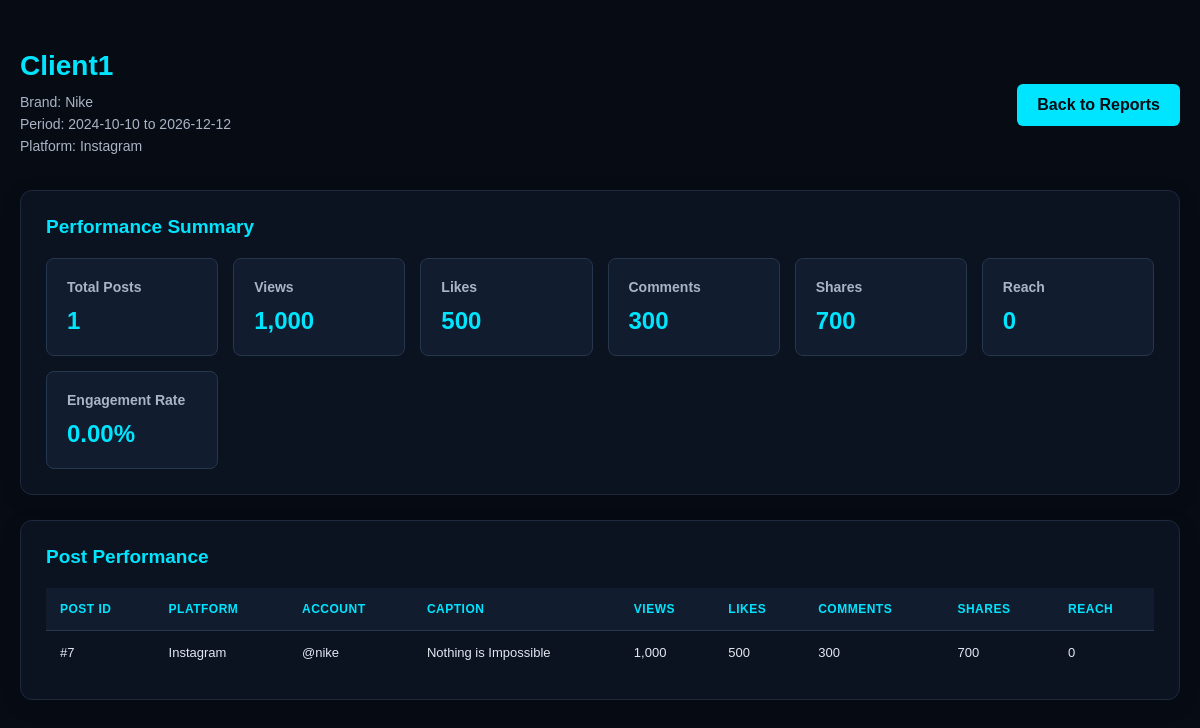
Screenshot of /public/reports/view.php?id=2 (signed in) with the database file from the repository.
### tables this page shows
CREATE TABLE `reports` (
  `report_id` int NOT NULL AUTO_INCREMENT,
  `brand_id` int NOT NULL,
  `created_by` int NOT NULL,
  `report_name` varchar(150) NOT NULL,
  `start_date` date DEFAULT NULL,
  `end_date` date DEFAULT NULL,
  `platform` enum('Instagram','Facebook','All') DEFAULT 'All',
  `created_at` timestamp NULL DEFAULT CURRENT_TIMESTAMP,
  PRIMARY KEY (`report_id`),
  KEY `brand_id` (`brand_id`),
  KEY `created_by` (`created_by`),
  CONSTRAINT `reports_ibfk_1` FOREIGN KEY (`brand_id`) REFERENCES `brands` (`brand_id`),
  CONSTRAINT `reports_ibfk_2` FOREIGN KEY (`created_by`) REFERENCES `users` (`user_id`)
);

CREATE TABLE `brands` (
  `brand_id` int NOT NULL AUTO_INCREMENT,
  `client_id` int NOT NULL,
  `brand_name` varchar(100) NOT NULL,
  `created_at` timestamp NULL DEFAULT CURRENT_TIMESTAMP,
  PRIMARY KEY (`brand_id`),
  KEY `client_id` (`client_id`),
  CONSTRAINT `brands_ibfk_1` FOREIGN KEY (`client_id`) REFERENCES `clients` (`client_id`)
);

CREATE TABLE `post_metrics` (
  `metric_id` int NOT NULL AUTO_INCREMENT,
  `post_id` int NOT NULL,
  `recorded_at` datetime DEFAULT CURRENT_TIMESTAMP,
  `views` bigint unsigned DEFAULT '0',
  `likes` bigint unsigned DEFAULT '0',
  `comments` bigint unsigned DEFAULT '0',
  `shares` bigint unsigned DEFAULT '0',
  `reach` bigint unsigned DEFAULT '0',
  PRIMARY KEY (`metric_id`),
  KEY `post_id` (`post_id`),
  CONSTRAINT `post_metrics_ibfk_1` FOREIGN KEY (`post_id`) REFERENCES `posts` (`post_id`) ON DELETE CASCADE
);

CREATE TABLE `posts` (
  `post_id` int NOT NULL AUTO_INCREMENT,
  `account_id` int NOT NULL,
  `caption` text,
  `post_type` varchar(50) DEFAULT NULL,
  `published_at` datetime DEFAULT NULL,
  `post_url` varchar(500) DEFAULT NULL,
  PRIMARY KEY (`post_id`),
  KEY `account_id` (`account_id`),
  CONSTRAINT `posts_ibfk_1` FOREIGN KEY (`account_id`) REFERENCES `social_accounts` (`account_id`) ON DELETE CASCADE
);

CREATE TABLE `social_accounts` (
  `account_id` int NOT NULL AUTO_INCREMENT,
  `brand_id` int NOT NULL,
  `platform` enum('Instagram','Facebook') NOT NULL,
  `account_name` varchar(150) NOT NULL,
  `platform_account_id` varchar(150) DEFAULT NULL,
  PRIMARY KEY (`account_id`),
  KEY `brand_id` (`brand_id`),
  CONSTRAINT `social_accounts_ibfk_1` FOREIGN KEY (`brand_id`) REFERENCES `brands` (`brand_id`) ON DELETE CASCADE
);

### public/reports/view.php (the view, shortened to what this page needs)
<?php
require_once '../../config/database.php';
function escape($value)
{
    return htmlspecialchars((string)$value, ENT_QUOTES, 'UTF-8');
}
$reportId = filter_input(INPUT_GET, 'id', FILTER_VALIDATE_INT);
$userId = getUserId();
$userRole = getUserRole();
try {
    if ($userRole === 'Admin') {
        $stmt = $pdo->prepare("
        SELECT r.*, b.brand_name
        FROM reports r
        JOIN brands b ON r.brand_id = b.brand_id
        WHERE r.report_id = ?
    ");
        $stmt->execute([$reportId]);
    } elseif ($userRole === 'Social Media Manager') {
        $stmt = $pdo->prepare("
        SELECT r.*, b.brand_name
        FROM reports r
        JOIN brands b ON r.brand_id = b.brand_id
        JOIN brand_members bm ON bm.brand_id = r.brand_id
        WHERE r.report_id = ?
        AND bm.user_id = ?
    ");
        $stmt->execute([$reportId, $userId]);
    }
    $report = $stmt->fetch(PDO::FETCH_ASSOC);
    $sql = "
        SELECT
            p.post_id,
            p.caption,
            p.post_type,
            p.published_at,
            p.post_url,
            sa.platform,
            sa.account_name,
            pm.views,
            pm.likes,
            pm.comments,
            pm.shares,
            pm.reach,
            pm.recorded_at
        FROM post_metrics pm
        JOIN posts p
            ON pm.post_id = p.post_id
        JOIN social_accounts sa
            ON p.account_id = sa.account_id
        WHERE sa.brand_id = :brand_id
        AND DATE(pm.recorded_at) BETWEEN :start_outer AND :end_outer
        AND (
            :platform_outer = 'All'
            OR sa.platform = :platform_filter
        )
        AND NOT EXISTS (
            SELECT 1
            FROM post_metrics newer
            WHERE newer.post_id = pm.post_id
            AND DATE(newer.recorded_at)
                BETWEEN :start_inner AND :end_inner
            AND (
                newer.recorded_at > pm.recorded_at
                OR (
                    newer.recorded_at = pm.recorded_at
                    AND newer.metric_id > pm.metric_id
                )
            )
        )
        ORDER BY pm.views DESC
    ";
    $stmt = $pdo->prepare($sql);
    $stmt->execute([
        ':brand_id' => $report['brand_id'],
        ':start_outer' => $report['start_date'],
        ':end_outer' => $report['end_date'],
        ':platform_outer' => $report['platform'],
        ':platform_filter' => $report['platform'],
        ':start_inner' => $report['start_date'],
        ':end_inner' => $report['end_date']
    ]);
    $posts = $stmt->fetchAll(PDO::FETCH_ASSOC);
    $totalViews = 0;
    $totalLikes = 0;
    $totalComments = 0;
    $totalShares = 0;
    $totalReach = 0;
    foreach ($posts as $post) {
        $totalViews += (int)$post['views'];
        $totalLikes += (int)$post['likes'];
        $totalComments += (int)$post['comments'];
        $totalShares += (int)$post['shares'];
        $totalReach += (int)$post['reach'];
    }
    $totalEngagements = $totalLikes + $totalComments + $totalShares;
    $engagementRate = $totalReach > 0
        ? ($totalEngagements / $totalReach) * 100
        : 0;
} catch (PDOException $e) {
    error_log($e->getMessage());
    http_response_code(500);
    exit('Unable to load report.');
}
?>
<!DOCTYPE html>
<html lang="en">
<head>
    <link rel="stylesheet" href="../../assets/css/dashboard.css">
    <link rel="stylesheet" href="../../assets/css/reports.css">
</head>
<body>
    <div class="reports-container">
        <div class="reports-header">
            <div>
                <h1><?= escape($report['report_name']) ?></h1>
                <p>
                    Brand: <?= escape($report['brand_name']) ?>
                </p>
                <p>
                    Period:
                    <?= escape($report['start_date']) ?>
                    to
                    <?= escape($report['end_date']) ?>
                </p>
                <p>
                    Platform: <?= escape($report['platform']) ?>
                </p>
            </div>
            <a href="../reports.php" class="back-btn">
                Back to Reports
            </a>
        </div>
        <div class="report-card">
            <h2>Performance Summary</h2>
            <div class="report-summary">
                <div class="summary-item">
                    <h3>Total Posts</h3>
                    <p><?= count($posts) ?></p>
                </div>
                <div class="summary-item">
                    <h3>Views</h3>
                    <p><?= number_format($totalViews) ?></p>
                </div>
                <div class="summary-item">
                    <h3>Likes</h3>
                    <p><?= number_format($totalLikes) ?></p>
                </div>
                <div class="summary-item">
                    <h3>Comments</h3>
                    <p><?= number_format($totalComments) ?></p>
                </div>
                <div class="summary-item">
                    <h3>Shares</h3>
                    <p><?= number_format($totalShares) ?></p>
                </div>
                <div class="summary-item">
                    <h3>Reach</h3>
                    <p><?= number_format($totalReach) ?></p>
                </div>
                <div class="summary-item">
                    <h3>Engagement Rate</h3>
                    <p><?= number_format($engagementRate, 2) ?>%</p>
                </div>
            </div>
        </div>
        <div class="report-card">
            <h2>Post Performance</h2>
            <div class="reports-table-container">
                <table class="reports-table">
                    <thead>
                        <tr>
                            <th>Post ID</th>
                            <th>Platform</th>
                            <th>Account</th>
                            <th>Caption</th>
                            <th>Views</th>
                            <th>Likes</th>
                            <th>Comments</th>
                            <th>Shares</th>
                            <th>Reach</th>
                        </tr>
                    </thead>
                    <tbody>
                        <?php if (empty($posts)): ?>
                            <tr>
                                <td colspan="9" class="empty-state">
                                    No post metrics found for this report.
                                </td>
                            </tr>
                        <?php else: ?>
                            <?php foreach ($posts as $post): ?>
                                <tr>
                                    <td>
                                        #<?= escape($post['post_id']) ?>
                                    </td>
                                    <td>
                                        <?= escape($post['platform']) ?>
                                    </td>
                                    <td>
                                        <?= escape($post['account_name']) ?>
                                    </td>
                                    <td>
                                        <?= escape($post['caption']) ?>
                                    </td>
                                    <td>
                                        <?= number_format($post['views']) ?>
                                    </td>
                                    <td>
                                        <?= number_format($post['likes']) ?>
                                    </td>
                                    <td>
                                        <?= number_format($post['comments']) ?>
                                    </td>
                                    <td>
                                        <?= number_format($post['shares']) ?>
                                    </td>
                                    <td>
                                        <?= number_format($post['reach']) ?>
                                    </td>
                                </tr>
                            <?php endforeach; ?>
                        <?php endif; ?>
                    </tbody>
                </table>
            </div>
        </div>
    </div>
</body>
</html>

### assets/css/dashboard.css (style rules this page uses)
* { margin: 0; padding: 0; box-sizing: border-box; }
body { font-family: Arial, Helvetica, sans-serif; background: #070b14; color: #e2e8f0; }
a { text-decoration: none; color: inherit; }

### assets/css/reports.css (style rules this page uses)
.reports-container { max-width: 1400px; margin: 0 auto; padding: 30px; color: #e2e8f0; }
.reports-header { display: flex; justify-content: space-between; align-items: center; margin-bottom: 30px; }
.reports-header h1 { color: #f1f5f9; font-size: 28px; margin: 0 0 8px; }
.reports-header p { color: #94a3b8; font-size: 14px; margin: 0; }
.report-card { background: #0b1220; border: 1px solid #1e293b; border-radius: 12px; padding: 25px; margin-bottom: 25px; box-shadow: 0 5px 20px rgba(0, 0, 0, 0.15); }
.report-card h2 { color: #f1f5f9; font-size: 19px; margin: 0 0 25px; }
.reports-table { width: 100%; border-collapse: collapse; min-width: 900px; }
.reports-table th { background: #070d19; color: #94a3b8; padding: 15px; text-align: left; font-size: 12px; text-transform: uppercase; letter-spacing: 0.5px; border-bottom: 1px solid #334155; white-space: nowrap; }
.reports-table td { padding: 16px 15px; color: #cbd5e1; font-size: 13px; border-bottom: 1px solid #1e293b; }
.reports-table tbody tr { transition: 0.2s ease; }
.reports-table tbody tr:last-child td { border-bottom: none; }
.reports-container { max-width: 1400px; margin: 30px auto; padding: 20px; }
.reports-header { display: flex; justify-content: space-between; align-items: center; gap: 20px; margin-bottom: 30px; }
.reports-header h1 { color: #00e5ff; margin-bottom: 12px; }
.reports-header p { color: #aab4c5; margin: 6px 0; }
.back-btn { background: #00e5ff; color: #070b14; padding: 12px 20px; border-radius: 6px; text-decoration: none; font-weight: bold; }
.report-card { background: #0b1220; border: 1px solid #1e293b; border-radius: 12px; padding: 25px; margin-bottom: 25px; }
.report-card h2 { color: #00e5ff; margin-bottom: 20px; }
.report-summary { display: grid; grid-template-columns: repeat(auto-fit, minmax(150px, 1fr)); gap: 15px; }
.summary-item { background: #111c2e; border: 1px solid #26364d; padding: 20px; border-radius: 8px; }
.summary-item h3 { color: #aab4c5; font-size: 14px; margin-bottom: 12px; }
.summary-item p { color: #00e5ff; font-size: 24px; font-weight: bold; }
.reports-table-container { overflow-x: auto; }
.reports-table th, .reports-table td { padding: 14px; text-align: left; border-bottom: 1px solid #26364d; }
.reports-table th { color: #00e5ff; background: #111c2e; }
.reports-table td { color: #e2e8f0; }

### rows the page displays
reports: report_name "Client1", brand.brand_name "Nike", start_date "2024-10-10", end_date "2026-12-12", platform "Instagram"
post_metrics: post.post_id "7", social_accounts.platform "Instagram", social_accounts.account_name "@nike", post.caption "Nothing is Impossible", views "1,000", likes "500", comments "300", shares "700", reach "0"

### other values shown
count($posts) "1"
$totalViews "1,000"
$totalLikes "500"
$totalComments "300"
$totalShares "700"
$totalReach "0"
$engagementRate "0.00"
